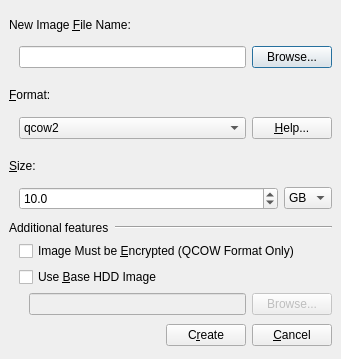
<?xml version="1.0" encoding="UTF-8"?>
<ui version="4.0">
 <author>Andrey Rijov</author>
 <class>Create_HDD_Image_Window</class>
 <widget class="QDialog" name="Create_HDD_Image_Window">
  <property name="geometry">
   <rect>
    <x>0</x>
    <y>0</y>
    <width>341</width>
    <height>359</height>
   </rect>
  </property>
  <property name="windowTitle">
   <string>Create HDD Image</string>
  </property>
  <property name="windowIcon">
   <iconset resource="images.qrc">
    <normaloff>:/hdd.png</normaloff>:/hdd.png</iconset>
  </property>
  <layout class="QVBoxLayout" name="verticalLayout_2">
   <item>
    <widget class="QLabel" name="Label_New_Image">
     <property name="sizePolicy">
      <sizepolicy hsizetype="Maximum" vsizetype="Preferred">
       <horstretch>0</horstretch>
       <verstretch>0</verstretch>
      </sizepolicy>
     </property>
     <property name="text">
      <string>New Image &amp;File Name:</string>
     </property>
     <property name="buddy">
      <cstring>Edit_File_Name</cstring>
     </property>
    </widget>
   </item>
   <item>
    <layout class="QHBoxLayout" name="horizontalLayout_2">
     <property name="leftMargin">
      <number>10</number>
     </property>
     <item>
      <widget class="QLineEdit" name="Edit_File_Name"/>
     </item>
     <item>
      <widget class="QPushButton" name="Button_Browse_New_Image">
       <property name="text">
        <string>Browse...</string>
       </property>
      </widget>
     </item>
    </layout>
   </item>
   <item>
    <spacer name="verticalSpacer">
     <property name="orientation">
      <enum>Qt::Vertical</enum>
     </property>
     <property name="sizeType">
      <enum>QSizePolicy::Fixed</enum>
     </property>
     <property name="sizeHint" stdset="0">
      <size>
       <width>40</width>
       <height>5</height>
      </size>
     </property>
    </spacer>
   </item>
   <item>
    <widget class="QLabel" name="Lebel_Format">
     <property name="text">
      <string>&amp;Format:</string>
     </property>
     <property name="buddy">
      <cstring>CB_Format</cstring>
     </property>
    </widget>
   </item>
   <item>
    <layout class="QHBoxLayout" name="horizontalLayout_4">
     <property name="leftMargin">
      <number>10</number>
     </property>
     <item>
      <widget class="QComboBox" name="CB_Format">
       <property name="sizePolicy">
        <sizepolicy hsizetype="Expanding" vsizetype="Fixed">
         <horstretch>0</horstretch>
         <verstretch>0</verstretch>
        </sizepolicy>
       </property>
       <property name="maxCount">
        <number>32</number>
       </property>
       <item>
        <property name="text">
         <string>qcow2</string>
        </property>
       </item>
       <item>
        <property name="text">
         <string>qcow</string>
        </property>
       </item>
       <item>
        <property name="text">
         <string>vmdk</string>
        </property>
       </item>
       <item>
        <property name="text">
         <string>cow</string>
        </property>
       </item>
       <item>
        <property name="text">
         <string>raw</string>
        </property>
       </item>
       <item>
        <property name="text">
         <string>cloop</string>
        </property>
       </item>
      </widget>
     </item>
     <item>
      <widget class="QPushButton" name="Button_Format_Help">
       <property name="text">
        <string>&amp;Help...</string>
       </property>
      </widget>
     </item>
    </layout>
   </item>
   <item>
    <spacer name="verticalSpacer_2">
     <property name="orientation">
      <enum>Qt::Vertical</enum>
     </property>
     <property name="sizeType">
      <enum>QSizePolicy::Fixed</enum>
     </property>
     <property name="sizeHint" stdset="0">
      <size>
       <width>40</width>
       <height>5</height>
      </size>
     </property>
    </spacer>
   </item>
   <item>
    <widget class="QLabel" name="Label_Size">
     <property name="text">
      <string>&amp;Size:</string>
     </property>
     <property name="buddy">
      <cstring>SB_Size</cstring>
     </property>
    </widget>
   </item>
   <item>
    <layout class="QHBoxLayout" name="horizontalLayout_5">
     <property name="leftMargin">
      <number>10</number>
     </property>
     <item>
      <widget class="QDoubleSpinBox" name="SB_Size">
       <property name="decimals">
        <number>1</number>
       </property>
       <property name="minimum">
        <double>1.000000000000000</double>
       </property>
       <property name="maximum">
        <double>9999.000000000000000</double>
       </property>
       <property name="singleStep">
        <double>1.000000000000000</double>
       </property>
       <property name="value">
        <double>10.000000000000000</double>
       </property>
      </widget>
     </item>
     <item>
      <widget class="QComboBox" name="CB_Suffix">
       <property name="sizePolicy">
        <sizepolicy hsizetype="Maximum" vsizetype="Fixed">
         <horstretch>0</horstretch>
         <verstretch>0</verstretch>
        </sizepolicy>
       </property>
       <property name="currentIndex">
        <number>2</number>
       </property>
       <item>
        <property name="text">
         <string>KB</string>
        </property>
       </item>
       <item>
        <property name="text">
         <string>MB</string>
        </property>
       </item>
       <item>
        <property name="text">
         <string>GB</string>
        </property>
       </item>
      </widget>
     </item>
    </layout>
   </item>
   <item>
    <spacer name="verticalSpacer_3">
     <property name="orientation">
      <enum>Qt::Vertical</enum>
     </property>
     <property name="sizeType">
      <enum>QSizePolicy::Fixed</enum>
     </property>
     <property name="sizeHint" stdset="0">
      <size>
       <width>40</width>
       <height>5</height>
      </size>
     </property>
    </spacer>
   </item>
   <item>
    <layout class="QHBoxLayout" name="horizontalLayout_6">
     <item>
      <widget class="QLabel" name="Label_Options">
       <property name="sizePolicy">
        <sizepolicy hsizetype="Maximum" vsizetype="Preferred">
         <horstretch>0</horstretch>
         <verstretch>0</verstretch>
        </sizepolicy>
       </property>
       <property name="text">
        <string>Additional features</string>
       </property>
      </widget>
     </item>
     <item>
      <widget class="Line" name="line_3">
       <property name="orientation">
        <enum>Qt::Horizontal</enum>
       </property>
      </widget>
     </item>
    </layout>
   </item>
   <item>
    <layout class="QVBoxLayout" name="verticalLayout">
     <property name="leftMargin">
      <number>10</number>
     </property>
     <item>
      <widget class="QCheckBox" name="CH_Encrypted">
       <property name="text">
        <string>Image Must be &amp;Encrypted (QCOW Format Only)</string>
       </property>
      </widget>
     </item>
     <item>
      <widget class="QCheckBox" name="CH_Base_Image">
       <property name="sizePolicy">
        <sizepolicy hsizetype="Maximum" vsizetype="Fixed">
         <horstretch>0</horstretch>
         <verstretch>0</verstretch>
        </sizepolicy>
       </property>
       <property name="text">
        <string>Use &amp;Base HDD Image</string>
       </property>
      </widget>
     </item>
     <item>
      <layout class="QHBoxLayout" name="horizontalLayout_3">
       <property name="leftMargin">
        <number>10</number>
       </property>
       <item>
        <widget class="QLineEdit" name="Edit_Base_Image_File_Name">
         <property name="enabled">
          <bool>false</bool>
         </property>
        </widget>
       </item>
       <item>
        <widget class="QPushButton" name="Button_Browse_Base_Image">
         <property name="enabled">
          <bool>false</bool>
         </property>
         <property name="text">
          <string>Browse...</string>
         </property>
        </widget>
       </item>
      </layout>
     </item>
    </layout>
   </item>
   <item>
    <layout class="QHBoxLayout" name="horizontalLayout">
     <property name="spacing">
      <number>6</number>
     </property>
     <item>
      <spacer>
       <property name="orientation">
        <enum>Qt::Horizontal</enum>
       </property>
       <property name="sizeHint" stdset="0">
        <size>
         <width>201</width>
         <height>29</height>
        </size>
       </property>
      </spacer>
     </item>
     <item>
      <widget class="QPushButton" name="Button_Create">
       <property name="text">
        <string>C&amp;reate</string>
       </property>
       <property name="icon">
        <iconset resource="images.qrc">
         <normaloff>:/go.png</normaloff>:/go.png</iconset>
       </property>
      </widget>
     </item>
     <item>
      <widget class="QPushButton" name="Button_Cancel">
       <property name="text">
        <string>&amp;Cancel</string>
       </property>
       <property name="icon">
        <iconset resource="images.qrc">
         <normaloff>:/cancel.png</normaloff>:/cancel.png</iconset>
       </property>
      </widget>
     </item>
    </layout>
   </item>
  </layout>
 </widget>
 <layoutdefault spacing="6" margin="9"/>
 <tabstops>
  <tabstop>Edit_File_Name</tabstop>
  <tabstop>Button_Browse_New_Image</tabstop>
  <tabstop>CB_Format</tabstop>
  <tabstop>Button_Format_Help</tabstop>
  <tabstop>SB_Size</tabstop>
  <tabstop>CB_Suffix</tabstop>
  <tabstop>CH_Encrypted</tabstop>
  <tabstop>CH_Base_Image</tabstop>
  <tabstop>Edit_Base_Image_File_Name</tabstop>
  <tabstop>Button_Browse_Base_Image</tabstop>
  <tabstop>Button_Create</tabstop>
  <tabstop>Button_Cancel</tabstop>
 </tabstops>
 <resources>
  <include location="images.qrc"/>
 </resources>
 <connections>
  <connection>
   <sender>Button_Cancel</sender>
   <signal>clicked()</signal>
   <receiver>Create_HDD_Image_Window</receiver>
   <slot>reject()</slot>
   <hints>
    <hint type="sourcelabel">
     <x>371</x>
     <y>578</y>
    </hint>
    <hint type="destinationlabel">
     <x>170</x>
     <y>411</y>
    </hint>
   </hints>
  </connection>
  <connection>
   <sender>CH_Base_Image</sender>
   <signal>clicked(bool)</signal>
   <receiver>Edit_Base_Image_File_Name</receiver>
   <slot>setEnabled(bool)</slot>
   <hints>
    <hint type="sourcelabel">
     <x>99</x>
     <y>22</y>
    </hint>
    <hint type="destinationlabel">
     <x>73</x>
     <y>56</y>
    </hint>
   </hints>
  </connection>
  <connection>
   <sender>CH_Base_Image</sender>
   <signal>clicked(bool)</signal>
   <receiver>Button_Browse_Base_Image</receiver>
   <slot>setEnabled(bool)</slot>
   <hints>
    <hint type="sourcelabel">
     <x>134</x>
     <y>23</y>
    </hint>
    <hint type="destinationlabel">
     <x>339</x>
     <y>59</y>
    </hint>
   </hints>
  </connection>
 </connections>
</ui>
